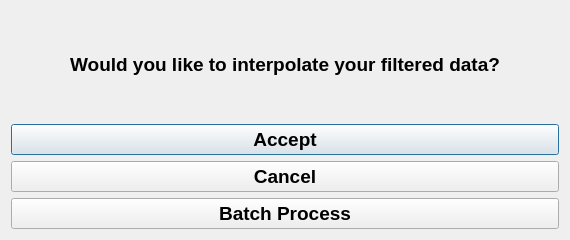
<?xml version="1.0" encoding="UTF-8"?>
<ui version="4.0">
 <class>DialogInterpolation</class>
 <widget class="QDialog" name="DialogInterpolation">
  <property name="geometry">
   <rect>
    <x>0</x>
    <y>0</y>
    <width>570</width>
    <height>240</height>
   </rect>
  </property>
  <property name="minimumSize">
   <size>
    <width>0</width>
    <height>240</height>
   </size>
  </property>
  <property name="maximumSize">
   <size>
    <width>16777215</width>
    <height>240</height>
   </size>
  </property>
  <property name="windowTitle">
   <string>Dialog</string>
  </property>
  <layout class="QVBoxLayout" name="verticalLayout">
   <item>
    <widget class="QLabel" name="lMsg">
     <property name="font">
      <font>
       <pointsize>14</pointsize>
       <weight>75</weight>
       <bold>true</bold>
      </font>
     </property>
     <property name="layoutDirection">
      <enum>Qt::LeftToRight</enum>
     </property>
     <property name="autoFillBackground">
      <bool>false</bool>
     </property>
     <property name="text">
      <string>Would you like to interpolate your filtered data?</string>
     </property>
     <property name="textFormat">
      <enum>Qt::AutoText</enum>
     </property>
     <property name="alignment">
      <set>Qt::AlignCenter</set>
     </property>
    </widget>
   </item>
   <item>
    <widget class="QPushButton" name="b_accept">
     <property name="minimumSize">
      <size>
       <width>0</width>
       <height>31</height>
      </size>
     </property>
     <property name="maximumSize">
      <size>
       <width>16777215</width>
       <height>31</height>
      </size>
     </property>
     <property name="font">
      <font>
       <pointsize>14</pointsize>
       <weight>75</weight>
       <bold>true</bold>
      </font>
     </property>
     <property name="text">
      <string>Accept</string>
     </property>
    </widget>
   </item>
   <item>
    <widget class="QPushButton" name="b_cancel">
     <property name="maximumSize">
      <size>
       <width>16777215</width>
       <height>31</height>
      </size>
     </property>
     <property name="font">
      <font>
       <pointsize>14</pointsize>
       <weight>75</weight>
       <bold>true</bold>
      </font>
     </property>
     <property name="text">
      <string>Cancel</string>
     </property>
    </widget>
   </item>
   <item>
    <widget class="QPushButton" name="b_Batch">
     <property name="minimumSize">
      <size>
       <width>0</width>
       <height>31</height>
      </size>
     </property>
     <property name="maximumSize">
      <size>
       <width>16777215</width>
       <height>31</height>
      </size>
     </property>
     <property name="font">
      <font>
       <pointsize>14</pointsize>
       <weight>75</weight>
       <bold>true</bold>
      </font>
     </property>
     <property name="text">
      <string>Batch Process</string>
     </property>
    </widget>
   </item>
  </layout>
 </widget>
 <resources/>
 <connections/>
</ui>
